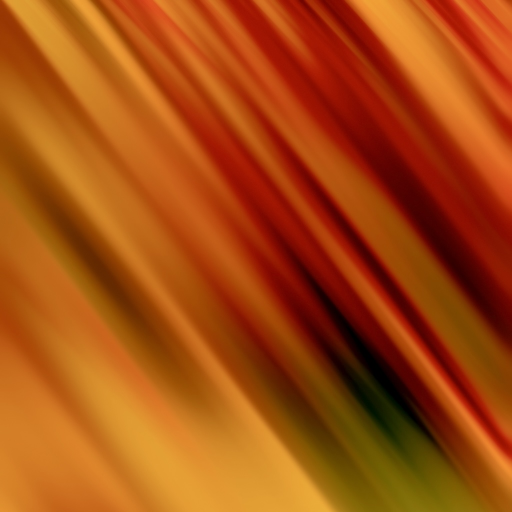
#> input picture src/SampleTexture.jpg, 1024 x 1024 px (shown at 1/2 size)
$ python clip_image.py src/SampleTexture.jpg src
#> lines starting #> are read from the running program, lines starting #| are printed output that depends on the picture
import cv2
import numpy as np
import os
import sys

def main():
    if len(sys.argv) < 3:
        print(f"Usage: python {sys.argv[0]} [source image path] [mask folder path]")
        return

    # Get the source image file name from the arguments
    src_image_path = sys.argv[1]
    src_image_name = os.path.splitext(os.path.basename(src_image_path))[0]

    mask_folder = sys.argv[2]

    # Load the source image
    src_image = cv2.imread(src_image_path, cv2.IMREAD_UNCHANGED)
#> src_image is the input picture: shape (1024, 1024, 3); mean B, G, R 15.9, 74.7, 165

    # Get a list of mask image file names
    mask_files = [f for f in os.listdir(mask_folder) if f.endswith('.png')]

    # Check and create the output folder if it doesn't exist
    output_folder = f'clipped_{src_image_name}'
    if not os.path.exists(output_folder):
        os.makedirs(output_folder)

    # Loop to process mask images one by one
    for mask_file in mask_files:
        mask_path = os.path.join(mask_folder, mask_file)  # File path of the mask image
        mask_image = cv2.imread(mask_path, cv2.IMREAD_GRAYSCALE)  # Read the mask image in grayscale
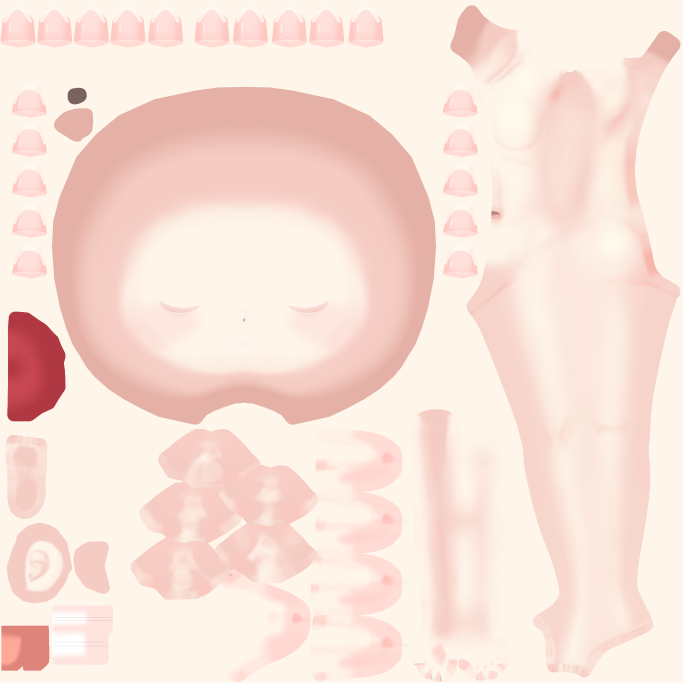
#> input picture src/Hilma_Body.png, 2048 x 2048 px (shown at 1/3 size)
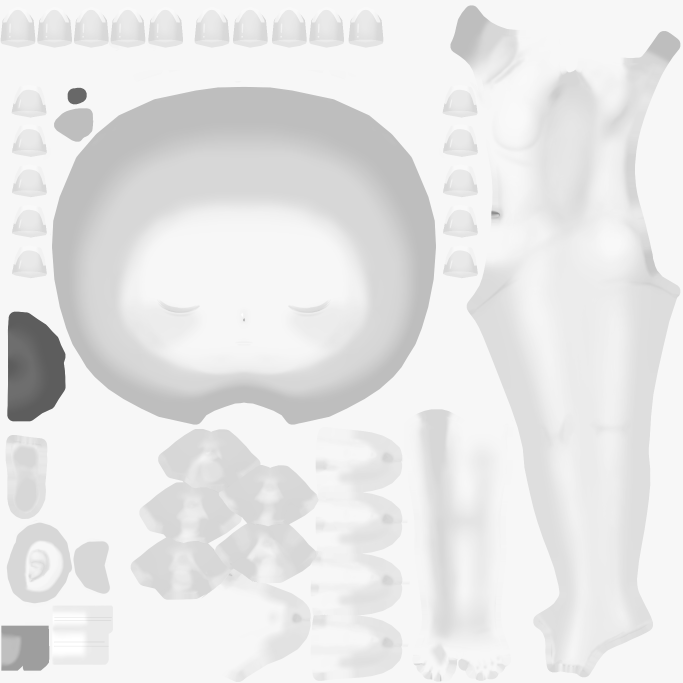
#> mask_image: shape (2048, 2048) (shown at 1/3 size); min 74, max 255, mean 231.1

        # Inside the loop, before applying the bitwise operation
        if mask_image.shape[:2] != src_image.shape[:2]:
            mask_image = cv2.resize(mask_image, (src_image.shape[1], src_image.shape[0]))
#> mask_image: shape (1024, 1024)

        # clip the original image using the ask
        # White parts (255) in the mask image will be the clipped area
        result_image = cv2.bitwise_and(src_image, src_image, mask=mask_image)

        # Add an alpha channel
        result_image = cv2.cvtColor(result_image, cv2.COLOR_BGR2BGRA)
        result_image[:, :, 3] = mask_image

        # Clip transparent parts
        clipped_image = clip_transparent(result_image)

        # Generate output file name
        base_name = os.path.splitext(os.path.basename(src_image_path))[0]
        output_name = f'{base_name}_{os.path.splitext(mask_file)[0]}.png'

        # Save the clipped image as a transparent PNG
        output_path = os.path.join(output_folder, output_name)
        cv2.imwrite(output_path, clipped_image, [cv2.IMWRITE_PNG_COMPRESSION, 0])  # Save as transparent PNG

    print(f'Clipping complete. Output destination: {output_folder}.')


def clip_transparent(image):
    # Detect transparent areas and get their coordinates
    alpha_channel = image[:, :, 3]
    non_transparent_indices = np.where(alpha_channel > 0)
#> non_transparent_indices = 1048576 positions, rows 0 to 1023, columns 0 to 1023
    min_x = np.min(non_transparent_indices[1])
#> min_x = 0
    max_x = np.max(non_transparent_indices[1])
#> max_x = 1023
    min_y = np.min(non_transparent_indices[0])
#> min_y = 0
    max_y = np.max(non_transparent_indices[0])
#> max_y = 1023

    # Create a new image without the transparent parts
    clipped_image = image[min_y:max_y+1, min_x:max_x+1]

    return clipped_image

if __name__ == "__main__":
    main()
